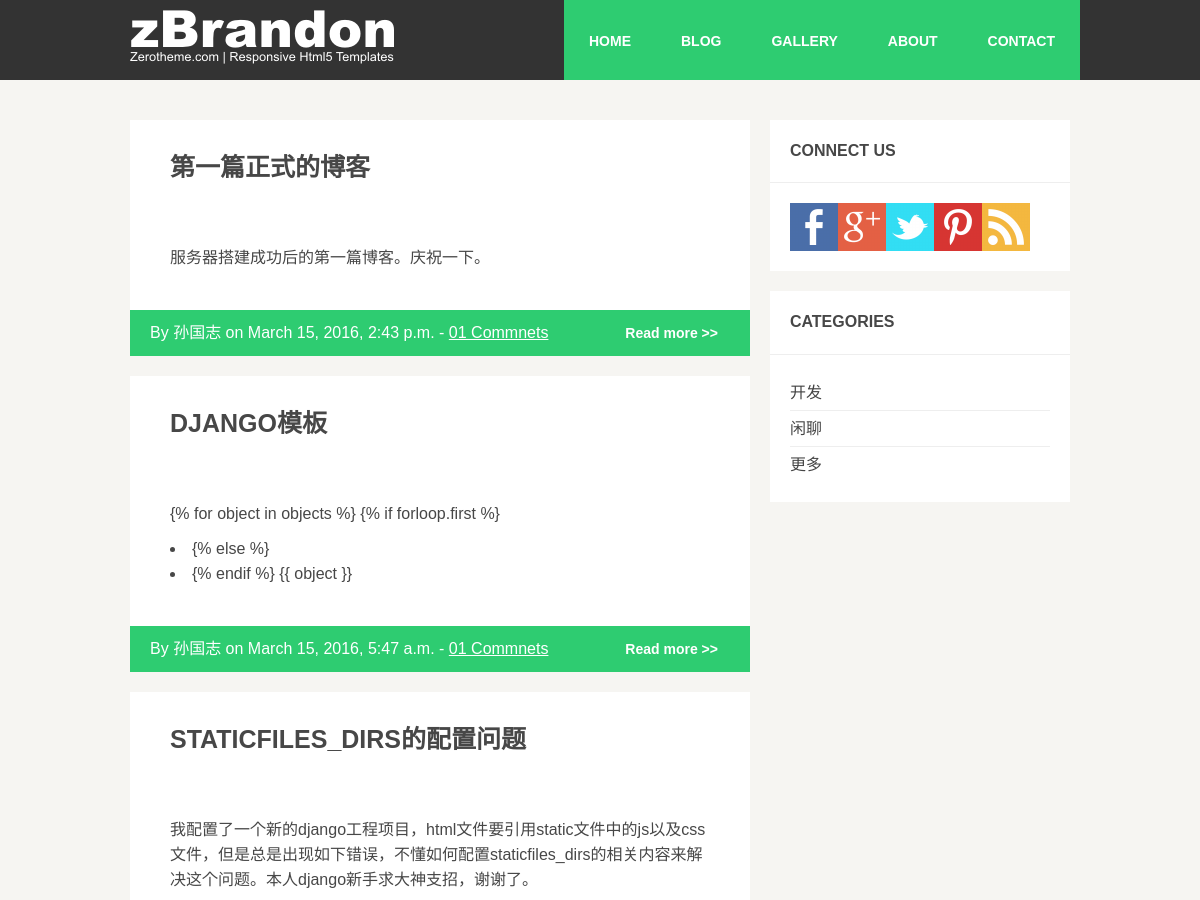
Page /blog (upper part) on the earlier database version.
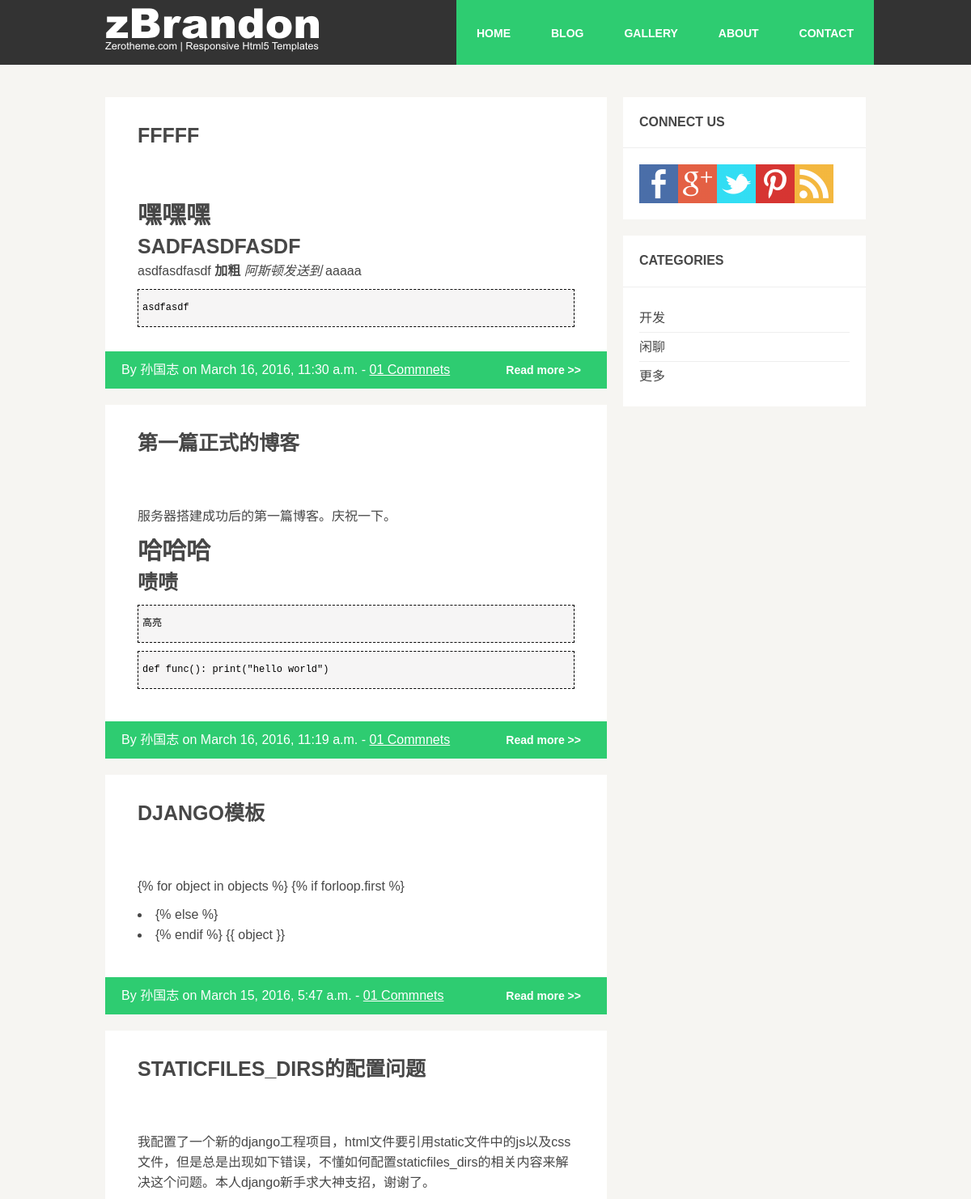
Same page on the later database version.
### sblog/models.py (models this page shows, shortened)
class Article(models.Model):
    caption = models.CharField(max_length=50)
    subcaption = models.CharField(max_length=50, blank=True)
    publish_time = models.DateTimeField(auto_now_add=True)
    update_time = models.DateTimeField(auto_now=True)
    author = models.ForeignKey(Author)
    classification = models.ForeignKey(Classification)
    tags = models.ManyToManyField(Tag, blank=True)
    content = MarkdownField()

class Author(models.Model):
    name = models.CharField(max_length=30)
    email = models.EmailField(blank=True)
    website = models.URLField(blank=True)

class Classification(models.Model):
    name = models.CharField(max_length=20)

### sblog/views.py (the view)
# urls.py: url(r'^blog$', 'sblog.views.blog_list', name='blog_list'),
def blog_list(request):
    blogs = Article.objects.all().order_by('-publish_time')
    for post in blogs:
        post.content = markdown(post.content, extensions=['markdown.extensions.extra'])
    classifications = Classification.objects.all()
    number_of_blogs = len(blogs)
    params = {}
    params['classifications'] = classifications
    if number_of_blogs > 0:
        params['blogs'] = blogs
    return render_to_response('bloglist.html', params, context_instance=RequestContext(request))

### templates/bloglist.html (shortened to what this page needs)
{% extends "template.html" %}
	{% block content %}
		<section id="content">
			<div class="wrap-content zerogrid">
				<div class="row block">
					<div id="main-content" class="col-2-3">
						{% for blog in blogs %}
							<div class="row">
								<div class="col-full">
									<div class="wrap-col">
									<article>
										<div class="heading"><h2 class="title"><a href="/blog/{{ blog.id }}">{{ blog.caption }}</a></h2></div>
										<div class="content">
											{{ blog.content|safe }}
										</div>
										<div class="extra">
											<div class="info">By {{ blog.author.name }} on {{ blog.update_time }} - <a href="#">01 Commnets</a></div>
											<div class="more"><a class="button" href="#">Read more >></a></div>
										</div>
									</article>
								</div>
							</div>
						</div>
						{% endfor %}
					</div>
					<div id="sidebar" class="col-1-3">
						<div class="wrap-col">
							<div class="box">
								<div class="heading"><h4 class="title">Connect Us</h4></div>
								<div class="content">
									<div class="connect">
										<a href="#"><img src="static/images/socials/facebook-icon.png" title="facebook"/></a><a href="#"><img src="static/images/socials/google-plus-icon.png" title="google plus"/></a><a href="#"><img src="static/images/socials/twitter-icon.png" title="twitter" /></a><a href="#"><img src="static/images/socials/pinterest-icon.png" title="pin"/></a><a href="#"><img src="static/images/socials/rss-icon.png" title="rss"/></a>
									</div>
								</div>
							</div>
							<div class="box">
								<div class="heading"><h4 class="title">Categories</h4></div>
								<div class="content">
									<ul>
										{% for classification in classifications %}
											<li><a href="http://www.huiyi8.com">{{ classification.name }}</a></li>
										{% endfor %}
										<li class="last"><a href="http://www.huiyi8.com">更多</a></li>
									</ul>
								</div>
							</div>
						</div>
					</div>
				</div>
			</div>
		</section>
	{% endblock %}

Differences in the rows shown:
added Article: caption "FFFFF", content "嘿嘿嘿 SADFASDFASDF asdfasdfasdf 加粗 阿斯顿发送到 aaaaa asdfasdf", author.name "孙国志", update_time "March 16, 2016, 11:30 a.m."
changed Article "第一篇正式的博客": content "服务器搭建成功后的第一篇博客。庆祝一下。" → "服务器搭建成功后的第一篇博客。庆祝一下。 哈哈哈 啧啧 高亮 def func(): print(\"hello world\")"; update_time "March 15, 2016, 2:43 p.m." → "March 16, 2016, 11:19 a.m."
